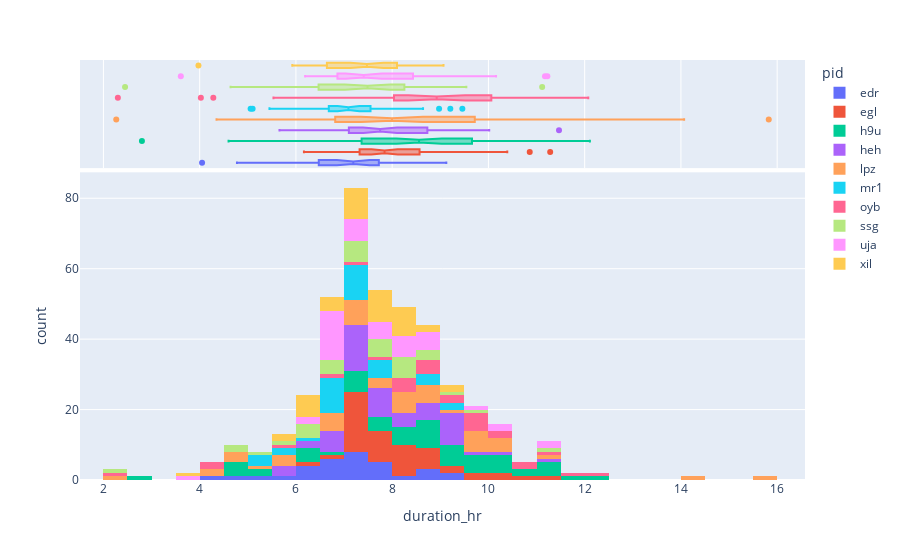

The cell this chart's notebook holds for it:
### Code cell
# plot histogram of sleep duration for each participant with duration from seconds to hours
slpfilt['duration_hr'] = slpfilt['duration']/3600
fig = px.histogram(slpfilt, x="duration_hr", color="pid", marginal="box", hover_data=slpfilt.columns)
fig.show()

### Figure 1 — Plotly figure (JSON) as saved in the notebook; plotly's stock layout.template omitted (floating-point values rounded to 4 significant figures; data arrays with more than 128 entries replaced by an {"elided": "..."} marker saying what was removed)
{"data": [{"alignmentgroup": "True", "bingroup": "x", "hovertemplate": "pid=edr<br>duration_hr=%{x}<br>count=%{y}<extra></extra>", "legendgroup": "edr", "marker": {"color": "#636efa", "pattern": {"shape": ""}}, "name": "edr", "offsetgroup": "edr", "orientation": "v", "showlegend": true, "type": "histogram", "x": [6.833, 8.65, 7.908, 7.467, 7.158, 7.217, 8.05, 8.875, 5.308, 7.608, 6.983, 6.208, 7.192, 8.608, 6.858, 6.325, 6.525, 6.967, 6.1, 5.85, 4.05, 7.767, 7.592, 7.008, 7.417, 6.725, 7.267, 7.483, 6.317, 9.125, 7.708, 4.775, 9.108], "xaxis": "x", "yaxis": "y"}, {"alignmentgroup": "True", "customdata": {"elided": "33x31 mixed values"}, "hovertemplate": "pid=%{customdata[0]}<br>duration_hr=%{x}<br>group=%{customdata[1]}<br>wakeDate=%{customdata[2]}<br>day_name=%{customdata[3]}<br>bedtime=%{customdata[4]}<br>wakeup=%{customdata[5]}<br>duration=%{customdata[6]}<br>TST=%{customdata[7]}<br>REM:nREM=%{customdata[8]}<br>deep=%{customdata[9]}<br>light=%{customdata[10]}<br>rem=%{customdata[11]}<br>survey_index=%{customdata[12]}<br>EndDate=%{customdata[13]}<br>Q3_1=%{customdata[14]}<br>Q4=%{customdata[15]}<br>rep_bedtime=%{customdata[16]}<br>rep_wakeup=%{customdata[17]}<br>Q28=%{customdata[18]}<br>Q29=%{customdata[19]}<br>Q22_1=%{customdata[20]}<br>Q23_1=%{customdata[21]}<br>Q27_1=%{customdata[22]}<br>Q34=%{customdata[23]}<br>Q34_6_TEXT=%{customdata[24]}<br>Q35=%{customdata[25]}<br>repDuration=%{customdata[26]}<br>diffDuration=%{customdata[27]}<br>night=%{customdata[28]}<br>bedtime_le3hr=%{customdata[29]}<br>wake_le3hr=%{customdata[30]}<extra></extra>", "legendgroup": "edr", "marker": {"color": "#636efa"}, "name": "edr", "notched": true, "offsetgroup": "edr", "showlegend": false, "type": "box", "x": [6.833, 8.65, 7.908, 7.467, 7.158, 7.217, 8.05, 8.875, 5.308, 7.608, 6.983, 6.208, 7.192, 8.608, 6.858, 6.325, 6.525, 6.967, 6.1, 5.85, 4.05, 7.767, 7.592, 7.008, 7.417, 6.725, 7.267, 7.483, 6.317, 9.125, 7.708, 4.775, 9.108], "xaxis": "x2", "yaxis": "y2"}, {"alignmentgroup": "True", "bingroup": "x", "hovertemplate": "pid=egl<br>duration_hr=%{x}<br>count=%{y}<extra></extra>", "legendgroup": "egl", "marker": {"color": "#EF553B", "pattern": {"shape": ""}}, "name": "egl", "offsetgroup": "egl", "orientation": "v", "showlegend": true, "type": "histogram", "x": [8.583, 7.967, 7.592, 10.39, 7.25, 9.742, 8.233, 9.125, 8.125, 8.908, 7.475, 7.275, 8.292, 7.842, 6.167, 11.28, 8.3, 8.017, 8.625, 7.725, 7.25, 7.125, 6.933, 7.317, 8.458, 7.517, 7.625, 8.875, 7.392, 8.383, 8.392, 7.342, 9.533, 7.608, 8.525, 7.425, 7.175, 7.05, 7.342, 10.18, 7.167, 10.86, 7.758, 7.083, 7.4, 7.958, 8.85, 7.208, 7.008, 9.317, 8.1], "xaxis": "x", "yaxis": "y"}, {"alignmentgroup": "True", "customdata": {"elided": "51x31 mixed values"}, "hovertemplate": "pid=%{customdata[0]}<br>duration_hr=%{x}<br>group=%{customdata[1]}<br>wakeDate=%{customdata[2]}<br>day_name=%{customdata[3]}<br>bedtime=%{customdata[4]}<br>wakeup=%{customdata[5]}<br>duration=%{customdata[6]}<br>TST=%{customdata[7]}<br>REM:nREM=%{customdata[8]}<br>deep=%{customdata[9]}<br>light=%{customdata[10]}<br>rem=%{customdata[11]}<br>survey_index=%{customdata[12]}<br>EndDate=%{customdata[13]}<br>Q3_1=%{customdata[14]}<br>Q4=%{customdata[15]}<br>rep_bedtime=%{customdata[16]}<br>rep_wakeup=%{customdata[17]}<br>Q28=%{customdata[18]}<br>Q29=%{customdata[19]}<br>Q22_1=%{customdata[20]}<br>Q23_1=%{customdata[21]}<br>Q27_1=%{customdata[22]}<br>Q34=%{customdata[23]}<br>Q34_6_TEXT=%{customdata[24]}<br>Q35=%{customdata[25]}<br>repDuration=%{customdata[26]}<br>diffDuration=%{customdata[27]}<br>night=%{customdata[28]}<br>bedtime_le3hr=%{customdata[29]}<br>wake_le3hr=%{customdata[30]}<extra></extra>", "legendgroup": "egl", "marker": {"color": "#EF553B"}, "name": "egl", "notched": true, "offsetgroup": "egl", "showlegend": false, "type": "box", "x": [8.583, 7.967, 7.592, 10.39, 7.25, 9.742, 8.233, 9.125, 8.125, 8.908, 7.475, 7.275, 8.292, 7.842, 6.167, 11.28, 8.3, 8.017, 8.625, 7.725, 7.25, 7.125, 6.933, 7.317, 8.458, 7.517, 7.625, 8.875, 7.392, 8.383, 8.392, 7.342, 9.533, 7.608, 8.525, 7.425, 7.175, 7.05, 7.342, 10.18, 7.167, 10.86, 7.758, 7.083, 7.4, 7.958, 8.85, 7.208, 7.008, 9.317, 8.1], "xaxis": "x2", "yaxis": "y2"}, {"alignmentgroup": "True", "bingroup": "x", "hovertemplate": "pid=h9u<br>duration_hr=%{x}<br>count=%{y}<extra></extra>", "legendgroup": "h9u", "marker": {"color": "#00cc96", "pattern": {"shape": ""}}, "name": "h9u", "offsetgroup": "h9u", "orientation": "v", "showlegend": true, "type": "histogram", "x": [4.833, 11.61, 10.1, 6.417, 7.075, 8.792, 10.11, 12.11, 8.242, 9.667, 7.067, 8.492, 4.725, 9.517, 9.05, 6.808, 5.242, 11.07, 8.558, 10.59, 11.36, 2.8, 5.017, 6, 7.967, 10.61, 8.458, 8.308, 10.01, 11.43, 9.758, 8.8, 11.18, 10.14, 7.492, 8.55, 9.375, 9.483, 8.85, 9.275, 7.542, 7.433, 8.792, 8.692, 9.325, 10.44, 8.342, 4.6, 8.533, 9.567, 7.467, 6.258, 6.033, 9.225, 7.567, 4.867, 7.8, 9.633, 7.342], "xaxis": "x", "yaxis": "y"}, {"alignmentgroup": "True", "customdata": {"elided": "59x31 mixed values"}, "hovertemplate": "pid=%{customdata[0]}<br>duration_hr=%{x}<br>group=%{customdata[1]}<br>wakeDate=%{customdata[2]}<br>day_name=%{customdata[3]}<br>bedtime=%{customdata[4]}<br>wakeup=%{customdata[5]}<br>duration=%{customdata[6]}<br>TST=%{customdata[7]}<br>REM:nREM=%{customdata[8]}<br>deep=%{customdata[9]}<br>light=%{customdata[10]}<br>rem=%{customdata[11]}<br>survey_index=%{customdata[12]}<br>EndDate=%{customdata[13]}<br>Q3_1=%{customdata[14]}<br>Q4=%{customdata[15]}<br>rep_bedtime=%{customdata[16]}<br>rep_wakeup=%{customdata[17]}<br>Q28=%{customdata[18]}<br>Q29=%{customdata[19]}<br>Q22_1=%{customdata[20]}<br>Q23_1=%{customdata[21]}<br>Q27_1=%{customdata[22]}<br>Q34=%{customdata[23]}<br>Q34_6_TEXT=%{customdata[24]}<br>Q35=%{customdata[25]}<br>repDuration=%{customdata[26]}<br>diffDuration=%{customdata[27]}<br>night=%{customdata[28]}<br>bedtime_le3hr=%{customdata[29]}<br>wake_le3hr=%{customdata[30]}<extra></extra>", "legendgroup": "h9u", "marker": {"color": "#00cc96"}, "name": "h9u", "notched": true, "offsetgroup": "h9u", "showlegend": false, "type": "box", "x": [4.833, 11.61, 10.1, 6.417, 7.075, 8.792, 10.11, 12.11, 8.242, 9.667, 7.067, 8.492, 4.725, 9.517, 9.05, 6.808, 5.242, 11.07, 8.558, 10.59, 11.36, 2.8, 5.017, 6, 7.967, 10.61, 8.458, 8.308, 10.01, 11.43, 9.758, 8.8, 11.18, 10.14, 7.492, 8.55, 9.375, 9.483, 8.85, 9.275, 7.542, 7.433, 8.792, 8.692, 9.325, 10.44, 8.342, 4.6, 8.533, 9.567, 7.467, 6.258, 6.033, 9.225, 7.567, 4.867, 7.8, 9.633, 7.342], "xaxis": "x2", "yaxis": "y2"}, {"alignmentgroup": "True", "bingroup": "x", "hovertemplate": "pid=heh<br>duration_hr=%{x}<br>count=%{y}<extra></extra>", "legendgroup": "heh", "marker": {"color": "#ab63fa", "pattern": {"shape": ""}}, "name": "heh", "offsetgroup": "heh", "orientation": "v", "showlegend": true, "type": "histogram", "x": [7.167, 9.017, 7.975, 7.2, 7.242, 9.283, 7.133, 9.617, 7.05, 5.942, 9.183, 7.233, 8.542, 6.475, 7.367, 8.683, 7.767, 7.117, 9.483, 7.808, 6.892, 7.85, 6.758, 11.47, 8.05, 7.592, 7.575, 7.425, 8.008, 8.517, 7.842, 8.125, 7.375, 7.042, 7.292, 7.125, 8.875, 9.358, 8.325, 6.942, 9.492, 6.883, 7.75, 9.233, 10.02, 9.1, 6.617, 6.433, 5.658, 6.842, 8.65, 5.658, 9.008], "xaxis": "x", "yaxis": "y"}, {"alignmentgroup": "True", "customdata": {"elided": "53x31 mixed values"}, "hovertemplate": "pid=%{customdata[0]}<br>duration_hr=%{x}<br>group=%{customdata[1]}<br>wakeDate=%{customdata[2]}<br>day_name=%{customdata[3]}<br>bedtime=%{customdata[4]}<br>wakeup=%{customdata[5]}<br>duration=%{customdata[6]}<br>TST=%{customdata[7]}<br>REM:nREM=%{customdata[8]}<br>deep=%{customdata[9]}<br>light=%{customdata[10]}<br>rem=%{customdata[11]}<br>survey_index=%{customdata[12]}<br>EndDate=%{customdata[13]}<br>Q3_1=%{customdata[14]}<br>Q4=%{customdata[15]}<br>rep_bedtime=%{customdata[16]}<br>rep_wakeup=%{customdata[17]}<br>Q28=%{customdata[18]}<br>Q29=%{customdata[19]}<br>Q22_1=%{customdata[20]}<br>Q23_1=%{customdata[21]}<br>Q27_1=%{customdata[22]}<br>Q34=%{customdata[23]}<br>Q34_6_TEXT=%{customdata[24]}<br>Q35=%{customdata[25]}<br>repDuration=%{customdata[26]}<br>diffDuration=%{customdata[27]}<br>night=%{customdata[28]}<br>bedtime_le3hr=%{customdata[29]}<br>wake_le3hr=%{customdata[30]}<extra></extra>", "legendgroup": "heh", "marker": {"color": "#ab63fa"}, "name": "heh", "notched": true, "offsetgroup": "heh", "showlegend": false, "type": "box", "x": [7.167, 9.017, 7.975, 7.2, 7.242, 9.283, 7.133, 9.617, 7.05, 5.942, 9.183, 7.233, 8.542, 6.475, 7.367, 8.683, 7.767, 7.117, 9.483, 7.808, 6.892, 7.85, 6.758, 11.47, 8.05, 7.592, 7.575, 7.425, 8.008, 8.517, 7.842, 8.125, 7.375, 7.042, 7.292, 7.125, 8.875, 9.358, 8.325, 6.942, 9.492, 6.883, 7.75, 9.233, 10.02, 9.1, 6.617, 6.433, 5.658, 6.842, 8.65, 5.658, 9.008], "xaxis": "x2", "yaxis": "y2"}, {"alignmentgroup": "True", "bingroup": "x", "hovertemplate": "pid=lpz<br>duration_hr=%{x}<br>count=%{y}<extra></extra>", "legendgroup": "lpz", "marker": {"color": "#FFA15A", "pattern": {"shape": ""}}, "name": "lpz", "offsetgroup": "lpz", "orientation": "v", "showlegend": true, "type": "histogram", "x": [8.275, 10.24, 10.32, 4.95, 5.525, 7.3, 8.008, 11.28, 9.725, 9.717, 9.95, 5.725, 6.758, 7.042, 6.833, 6.917, 8.608, 8.542, 7.983, 7.55, 7.158, 10.19, 15.82, 7.033, 6.633, 9.925, 5.175, 10.16, 4.9, 8.342, 7.142, 5.958, 7.142, 14.07, 8.392, 9.8, 2.267, 7.55, 8.258, 6.817, 4.35, 8.533, 7.425, 8.2, 9.483, 4.492, 8.808, 8.742, 9.808, 4.5], "xaxis": "x", "yaxis": "y"}, {"alignmentgroup": "True", "customdata": {"elided": "50x31 mixed values"}, "hovertemplate": "pid=%{customdata[0]}<br>duration_hr=%{x}<br>group=%{customdata[1]}<br>wakeDate=%{customdata[2]}<br>day_name=%{customdata[3]}<br>bedtime=%{customdata[4]}<br>wakeup=%{customdata[5]}<br>duration=%{customdata[6]}<br>TST=%{customdata[7]}<br>REM:nREM=%{customdata[8]}<br>deep=%{customdata[9]}<br>light=%{customdata[10]}<br>rem=%{customdata[11]}<br>survey_index=%{customdata[12]}<br>EndDate=%{customdata[13]}<br>Q3_1=%{customdata[14]}<br>Q4=%{customdata[15]}<br>rep_bedtime=%{customdata[16]}<br>rep_wakeup=%{customdata[17]}<br>Q28=%{customdata[18]}<br>Q29=%{customdata[19]}<br>Q22_1=%{customdata[20]}<br>Q23_1=%{customdata[21]}<br>Q27_1=%{customdata[22]}<br>Q34=%{customdata[23]}<br>Q34_6_TEXT=%{customdata[24]}<br>Q35=%{customdata[25]}<br>repDuration=%{customdata[26]}<br>diffDuration=%{customdata[27]}<br>night=%{customdata[28]}<br>bedtime_le3hr=%{customdata[29]}<br>wake_le3hr=%{customdata[30]}<extra></extra>", "legendgroup": "lpz", "marker": {"color": "#FFA15A"}, "name": "lpz", "notched": true, "offsetgroup": "lpz", "showlegend": false, "type": "box", "x": [8.275, 10.24, 10.32, 4.95, 5.525, 7.3, 8.008, 11.28, 9.725, 9.717, 9.95, 5.725, 6.758, 7.042, 6.833, 6.917, 8.608, 8.542, 7.983, 7.55, 7.158, 10.19, 15.82, 7.033, 6.633, 9.925, 5.175, 10.16, 4.9, 8.342, 7.142, 5.958, 7.142, 14.07, 8.392, 9.8, 2.267, 7.55, 8.258, 6.817, 4.35, 8.533, 7.425, 8.2, 9.483, 4.492, 8.808, 8.742, 9.808, 4.5], "xaxis": "x2", "yaxis": "y2"}, {"alignmentgroup": "True", "bingroup": "x", "hovertemplate": "pid=mr1<br>duration_hr=%{x}<br>count=%{y}<extra></extra>", "legendgroup": "mr1", "marker": {"color": "#19d3f3", "pattern": {"shape": ""}}, "name": "mr1", "offsetgroup": "mr1", "orientation": "v", "showlegend": true, "type": "histogram", "x": [7.6, 8.642, 7.233, 7.408, 6.683, 5.45, 5.058, 6.533, 7.492, 6.825, 6.883, 7.308, 6.683, 5.75, 5.1, 5.567, 7.883, 6.983, 7, 7.267, 6.625, 6.9, 6.908, 7.608, 7.292, 7.033, 8.542, 6.175, 7.242, 7.15, 6.8, 9.208, 8.975, 7.5, 7.683, 9.458], "xaxis": "x", "yaxis": "y"}, {"alignmentgroup": "True", "customdata": {"elided": "36x31 mixed values"}, "hovertemplate": "pid=%{customdata[0]}<br>duration_hr=%{x}<br>group=%{customdata[1]}<br>wakeDate=%{customdata[2]}<br>day_name=%{customdata[3]}<br>bedtime=%{customdata[4]}<br>wakeup=%{customdata[5]}<br>duration=%{customdata[6]}<br>TST=%{customdata[7]}<br>REM:nREM=%{customdata[8]}<br>deep=%{customdata[9]}<br>light=%{customdata[10]}<br>rem=%{customdata[11]}<br>survey_index=%{customdata[12]}<br>EndDate=%{customdata[13]}<br>Q3_1=%{customdata[14]}<br>Q4=%{customdata[15]}<br>rep_bedtime=%{customdata[16]}<br>rep_wakeup=%{customdata[17]}<br>Q28=%{customdata[18]}<br>Q29=%{customdata[19]}<br>Q22_1=%{customdata[20]}<br>Q23_1=%{customdata[21]}<br>Q27_1=%{customdata[22]}<br>Q34=%{customdata[23]}<br>Q34_6_TEXT=%{customdata[24]}<br>Q35=%{customdata[25]}<br>repDuration=%{customdata[26]}<br>diffDuration=%{customdata[27]}<br>night=%{customdata[28]}<br>bedtime_le3hr=%{customdata[29]}<br>wake_le3hr=%{customdata[30]}<extra></extra>", "legendgroup": "mr1", "marker": {"color": "#19d3f3"}, "name": "mr1", "notched": true, "offsetgroup": "mr1", "showlegend": false, "type": "box", "x": [7.6, 8.642, 7.233, 7.408, 6.683, 5.45, 5.058, 6.533, 7.492, 6.825, 6.883, 7.308, 6.683, 5.75, 5.1, 5.567, 7.883, 6.983, 7, 7.267, 6.625, 6.9, 6.908, 7.608, 7.292, 7.033, 8.542, 6.175, 7.242, 7.15, 6.8, 9.208, 8.975, 7.5, 7.683, 9.458], "xaxis": "x2", "yaxis": "y2"}, {"alignmentgroup": "True", "bingroup": "x", "hovertemplate": "pid=oyb<br>duration_hr=%{x}<br>count=%{y}<extra></extra>", "legendgroup": "oyb", "marker": {"color": "#FF6692", "pattern": {"shape": ""}}, "name": "oyb", "offsetgroup": "oyb", "orientation": "v", "showlegend": true, "type": "histogram", "x": [9.558, 8.517, 9.783, 8.925, 8.508, 9.283, 9.975, 7.025, 9.142, 10.59, 12.07, 8.258, 11.5, 8.65, 10.49, 6.508, 8.258, 10.32, 10.56, 7.675, 11.07, 4.283, 2.3, 8.167, 9.942, 9.742, 8.158, 5.533, 4.025], "xaxis": "x", "yaxis": "y"}, {"alignmentgroup": "True", "customdata": {"elided": "29x31 mixed values"}, "hovertemplate": "pid=%{customdata[0]}<br>duration_hr=%{x}<br>group=%{customdata[1]}<br>wakeDate=%{customdata[2]}<br>day_name=%{customdata[3]}<br>bedtime=%{customdata[4]}<br>wakeup=%{customdata[5]}<br>duration=%{customdata[6]}<br>TST=%{customdata[7]}<br>REM:nREM=%{customdata[8]}<br>deep=%{customdata[9]}<br>light=%{customdata[10]}<br>rem=%{customdata[11]}<br>survey_index=%{customdata[12]}<br>EndDate=%{customdata[13]}<br>Q3_1=%{customdata[14]}<br>Q4=%{customdata[15]}<br>rep_bedtime=%{customdata[16]}<br>rep_wakeup=%{customdata[17]}<br>Q28=%{customdata[18]}<br>Q29=%{customdata[19]}<br>Q22_1=%{customdata[20]}<br>Q23_1=%{customdata[21]}<br>Q27_1=%{customdata[22]}<br>Q34=%{customdata[23]}<br>Q34_6_TEXT=%{customdata[24]}<br>Q35=%{customdata[25]}<br>repDuration=%{customdata[26]}<br>diffDuration=%{customdata[27]}<br>night=%{customdata[28]}<br>bedtime_le3hr=%{customdata[29]}<br>wake_le3hr=%{customdata[30]}<extra></extra>", "legendgroup": "oyb", "marker": {"color": "#FF6692"}, "name": "oyb", "notched": true, "offsetgroup": "oyb", "showlegend": false, "type": "box", "x": [9.558, 8.517, 9.783, 8.925, 8.508, 9.283, 9.975, 7.025, 9.142, 10.59, 12.07, 8.258, 11.5, 8.65, 10.49, 6.508, 8.258, 10.32, 10.56, 7.675, 11.07, 4.283, 2.3, 8.167, 9.942, 9.742, 8.158, 5.533, 4.025], "xaxis": "x2", "yaxis": "y2"}, {"alignmentgroup": "True", "bingroup": "x", "hovertemplate": "pid=ssg<br>duration_hr=%{x}<br>count=%{y}<extra></extra>", "legendgroup": "ssg", "marker": {"color": "#B6E880", "pattern": {"shape": ""}}, "name": "ssg", "offsetgroup": "ssg", "orientation": "v", "showlegend": true, "type": "histogram", "x": [8.25, 7.042, 11.12, 7.917, 4.958, 6.825, 7.575, 7.15, 6.392, 8.15, 4.642, 7.842, 5.408, 6.417, 8.542, 9.542, 6.425, 7.483, 7.025, 8.817, 7.517, 8.317, 7.308, 8.058, 6.942, 9.117, 6.275, 8.258, 8.375, 7.492, 2.45, 5.908, 8.792, 6.517, 6.692, 7.567], "xaxis": "x", "yaxis": "y"}, {"alignmentgroup": "True", "customdata": {"elided": "36x31 mixed values"}, "hovertemplate": "pid=%{customdata[0]}<br>duration_hr=%{x}<br>group=%{customdata[1]}<br>wakeDate=%{customdata[2]}<br>day_name=%{customdata[3]}<br>bedtime=%{customdata[4]}<br>wakeup=%{customdata[5]}<br>duration=%{customdata[6]}<br>TST=%{customdata[7]}<br>REM:nREM=%{customdata[8]}<br>deep=%{customdata[9]}<br>light=%{customdata[10]}<br>rem=%{customdata[11]}<br>survey_index=%{customdata[12]}<br>EndDate=%{customdata[13]}<br>Q3_1=%{customdata[14]}<br>Q4=%{customdata[15]}<br>rep_bedtime=%{customdata[16]}<br>rep_wakeup=%{customdata[17]}<br>Q28=%{customdata[18]}<br>Q29=%{customdata[19]}<br>Q22_1=%{customdata[20]}<br>Q23_1=%{customdata[21]}<br>Q27_1=%{customdata[22]}<br>Q34=%{customdata[23]}<br>Q34_6_TEXT=%{customdata[24]}<br>Q35=%{customdata[25]}<br>repDuration=%{customdata[26]}<br>diffDuration=%{customdata[27]}<br>night=%{customdata[28]}<br>bedtime_le3hr=%{customdata[29]}<br>wake_le3hr=%{customdata[30]}<extra></extra>", "legendgroup": "ssg", "marker": {"color": "#B6E880"}, "name": "ssg", "notched": true, "offsetgroup": "ssg", "showlegend": false, "type": "box", "x": [8.25, 7.042, 11.12, 7.917, 4.958, 6.825, 7.575, 7.15, 6.392, 8.15, 4.642, 7.842, 5.408, 6.417, 8.542, 9.542, 6.425, 7.483, 7.025, 8.817, 7.517, 8.317, 7.308, 8.058, 6.942, 9.117, 6.275, 8.258, 8.375, 7.492, 2.45, 5.908, 8.792, 6.517, 6.692, 7.567], "xaxis": "x2", "yaxis": "y2"}, {"alignmentgroup": "True", "bingroup": "x", "hovertemplate": "pid=uja<br>duration_hr=%{x}<br>count=%{y}<extra></extra>", "legendgroup": "uja", "marker": {"color": "#FF97FF", "pattern": {"shape": ""}}, "name": "uja", "offsetgroup": "uja", "orientation": "v", "showlegend": true, "type": "histogram", "x": [8.525, 6.95, 8.742, 11.18, 8.067, 7.542, 7.342, 6.933, 8.317, 6.867, 6.7, 10.04, 8.592, 8.117, 10.16, 6.192, 6.4, 6.833, 6.992, 6.933, 11.22, 6.783, 7.05, 6.725, 7.333, 6.95, 7.942, 6.667, 8.942, 7.525, 7.158, 8.408, 7.533, 7.775, 3.608, 9.942, 8.358, 8.933, 6.858, 7.358, 8.458, 6.617, 6.758, 7.458], "xaxis": "x", "yaxis": "y"}, {"alignmentgroup": "True", "customdata": {"elided": "44x31 mixed values"}, "hovertemplate": "pid=%{customdata[0]}<br>duration_hr=%{x}<br>group=%{customdata[1]}<br>wakeDate=%{customdata[2]}<br>day_name=%{customdata[3]}<br>bedtime=%{customdata[4]}<br>wakeup=%{customdata[5]}<br>duration=%{customdata[6]}<br>TST=%{customdata[7]}<br>REM:nREM=%{customdata[8]}<br>deep=%{customdata[9]}<br>light=%{customdata[10]}<br>rem=%{customdata[11]}<br>survey_index=%{customdata[12]}<br>EndDate=%{customdata[13]}<br>Q3_1=%{customdata[14]}<br>Q4=%{customdata[15]}<br>rep_bedtime=%{customdata[16]}<br>rep_wakeup=%{customdata[17]}<br>Q28=%{customdata[18]}<br>Q29=%{customdata[19]}<br>Q22_1=%{customdata[20]}<br>Q23_1=%{customdata[21]}<br>Q27_1=%{customdata[22]}<br>Q34=%{customdata[23]}<br>Q34_6_TEXT=%{customdata[24]}<br>Q35=%{customdata[25]}<br>repDuration=%{customdata[26]}<br>diffDuration=%{customdata[27]}<br>night=%{customdata[28]}<br>bedtime_le3hr=%{customdata[29]}<br>wake_le3hr=%{customdata[30]}<extra></extra>", "legendgroup": "uja", "marker": {"color": "#FF97FF"}, "name": "uja", "notched": true, "offsetgroup": "uja", "showlegend": false, "type": "box", "x": [8.525, 6.95, 8.742, 11.18, 8.067, 7.542, 7.342, 6.933, 8.317, 6.867, 6.7, 10.04, 8.592, 8.117, 10.16, 6.192, 6.4, 6.833, 6.992, 6.933, 11.22, 6.783, 7.05, 6.725, 7.333, 6.95, 7.942, 6.667, 8.942, 7.525, 7.158, 8.408, 7.533, 7.775, 3.608, 9.942, 8.358, 8.933, 6.858, 7.358, 8.458, 6.617, 6.758, 7.458], "xaxis": "x2", "yaxis": "y2"}, {"alignmentgroup": "True", "bingroup": "x", "hovertemplate": "pid=xil<br>duration_hr=%{x}<br>count=%{y}<extra></extra>", "legendgroup": "xil", "marker": {"color": "#FECB52", "pattern": {"shape": ""}}, "name": "xil", "offsetgroup": "xil", "orientation": "v", "showlegend": true, "type": "histogram", "x": [6.233, 7.617, 8.192, 6.983, 6.358, 8.475, 7.308, 7, 6.633, 7.8, 7.708, 6.558, 7.792, 6.408, 6.183, 8.108, 8.117, 7.108, 7.017, 6.475, 7.9, 8.108, 8.808, 3.975, 6.108, 7.667, 9.067, 7.008, 8.975, 7.792, 7.125, 7.717, 7.067, 7.167, 8.1, 7.475, 9.017, 6.675, 7.667, 8.1, 5.925, 5.925, 8.417], "xaxis": "x", "yaxis": "y"}, {"alignmentgroup": "True", "customdata": {"elided": "43x31 mixed values"}, "hovertemplate": "pid=%{customdata[0]}<br>duration_hr=%{x}<br>group=%{customdata[1]}<br>wakeDate=%{customdata[2]}<br>day_name=%{customdata[3]}<br>bedtime=%{customdata[4]}<br>wakeup=%{customdata[5]}<br>duration=%{customdata[6]}<br>TST=%{customdata[7]}<br>REM:nREM=%{customdata[8]}<br>deep=%{customdata[9]}<br>light=%{customdata[10]}<br>rem=%{customdata[11]}<br>survey_index=%{customdata[12]}<br>EndDate=%{customdata[13]}<br>Q3_1=%{customdata[14]}<br>Q4=%{customdata[15]}<br>rep_bedtime=%{customdata[16]}<br>rep_wakeup=%{customdata[17]}<br>Q28=%{customdata[18]}<br>Q29=%{customdata[19]}<br>Q22_1=%{customdata[20]}<br>Q23_1=%{customdata[21]}<br>Q27_1=%{customdata[22]}<br>Q34=%{customdata[23]}<br>Q34_6_TEXT=%{customdata[24]}<br>Q35=%{customdata[25]}<br>repDuration=%{customdata[26]}<br>diffDuration=%{customdata[27]}<br>night=%{customdata[28]}<br>bedtime_le3hr=%{customdata[29]}<br>wake_le3hr=%{customdata[30]}<extra></extra>", "legendgroup": "xil", "marker": {"color": "#FECB52"}, "name": "xil", "notched": true, "offsetgroup": "xil", "showlegend": false, "type": "box", "x": [6.233, 7.617, 8.192, 6.983, 6.358, 8.475, 7.308, 7, 6.633, 7.8, 7.708, 6.558, 7.792, 6.408, 6.183, 8.108, 8.117, 7.108, 7.017, 6.475, 7.9, 8.108, 8.808, 3.975, 6.108, 7.667, 9.067, 7.008, 8.975, 7.792, 7.125, 7.717, 7.067, 7.167, 8.1, 7.475, 9.017, 6.675, 7.667, 8.1, 5.925, 5.925, 8.417], "xaxis": "x2", "yaxis": "y2"}], "layout": {"barmode": "relative", "legend": {"title": {"text": "pid"}, "tracegroupgap": 0}, "margin": {"t": 60}, "xaxis": {"anchor": "y", "domain": [0, 1], "title": {"text": "duration_hr"}}, "xaxis2": {"anchor": "y2", "domain": [0, 1], "matches": "x", "showgrid": true, "showticklabels": false}, "yaxis": {"anchor": "x", "domain": [0, 0.7326], "title": {"text": "count"}}, "yaxis2": {"anchor": "x2", "domain": [0.7426, 1], "matches": "y2", "showgrid": false, "showline": false, "showticklabels": false, "ticks": ""}}}
